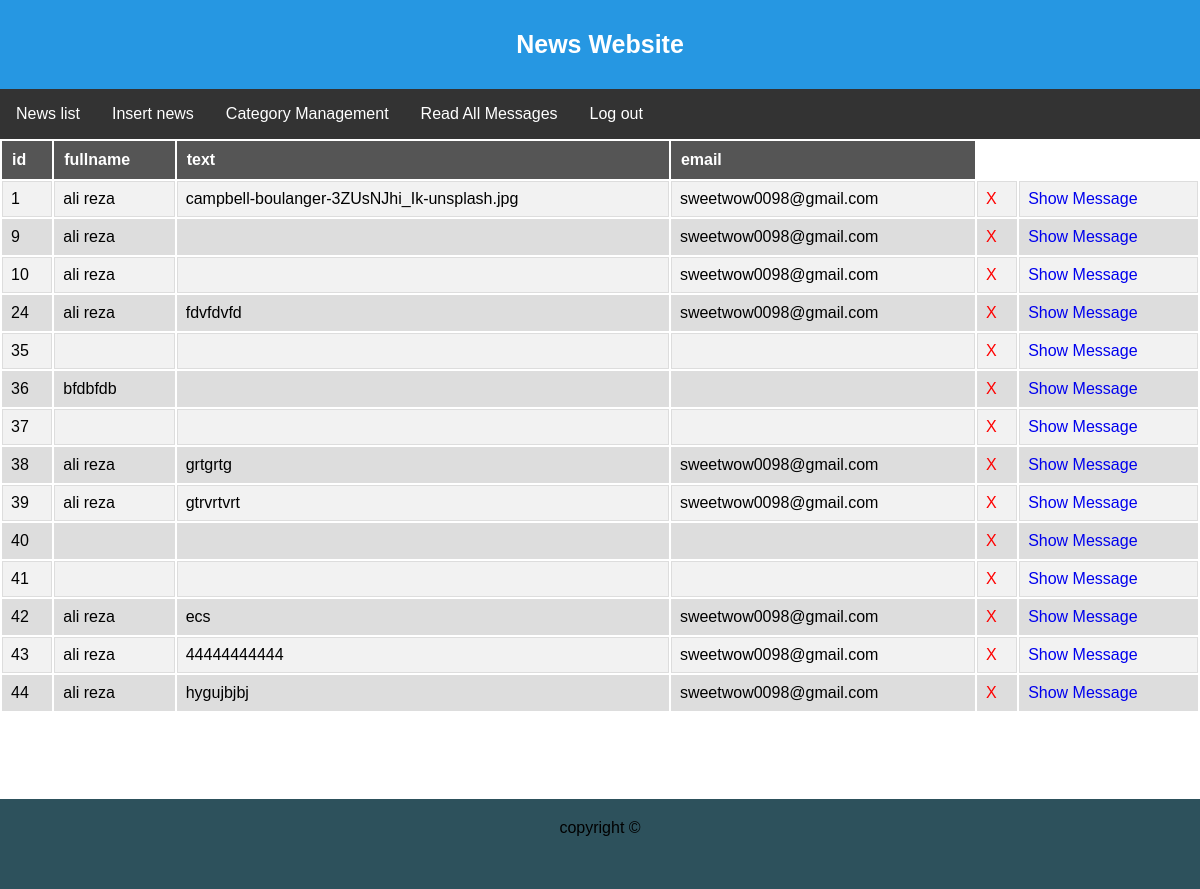
The page /admin/show_messages (signed in) on the database as committed earlier.
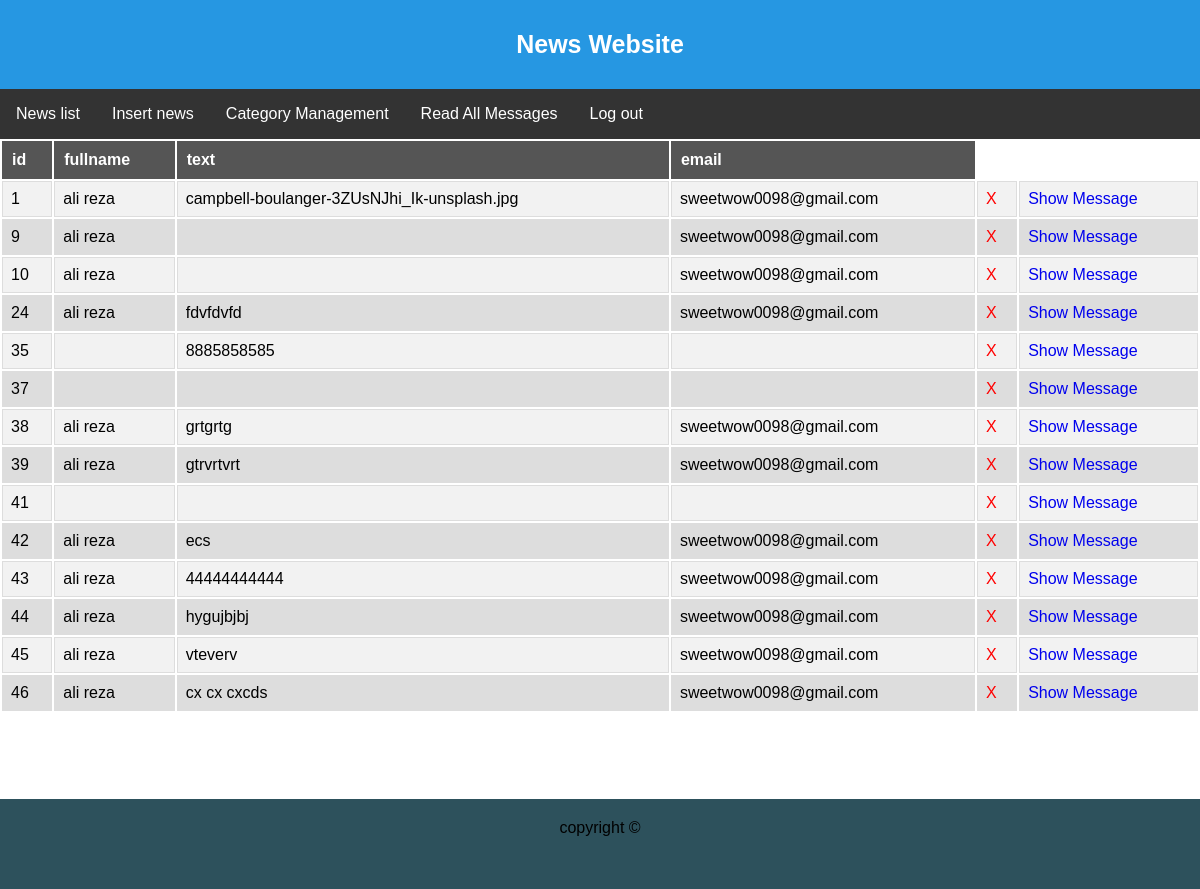
The same page on the database as committed later.
### tables this page shows
CREATE TABLE `contact` (
  `id` int(11) NOT NULL,
  `fullname` varchar(100) NOT NULL,
  `email` varchar(100) NOT NULL,
  `text` text NOT NULL
);

### Lib/View.php (called while the page is built, shortened)
<?php
	class View
	{
		public function render($view_name, $data = null)
		{
			require "Views/" . $view_name . ".php";
		}
	}

### Lib/Bootstrap.php (called while the page is built, shortened)
<?php
	class Bootstrap
	{
		function __construct()
		{
		  if(!isset($_GET['page']) || $_GET['page'] == "index.php")
		  {
			$page= "main";
		  } else {
			$page = $_GET['page'];
		  }
		  $arr = explode("/", $page);
		  $controller = new $ctrl();
		  $controller->loadModel($arr[0]);
		  if(isset($arr[1])){
			  $method = $arr[1];
		  } else {
			  $method = "index";
		  }
		  $controller->{$method}();
		}
	}

### index.php (called while the page is built, shortened)
<?php
  include('Lib/Bootstrap.php');
  include('Lib/Controller.php');
  include('Lib/View.php');
  include('Lib/DB.php');
  $app = new Bootstrap();
  ?>

### Lib/Controller.php (called while the page is built, shortened)
<?php
	class Controller
	{
		public function loadModel($model_name){
			$model = "Models/" . ucwords($model_name) . ".php";
		    if(file_exists($model)){
		        $this->model = new $model_name();
            }
        }
	}

### Lib/DB.php (called while the page is built, shortened)
<?php
    class DB
    {
        function __construct()
        {
            $this->db = new mysqli(HOST, DB_USERNAME, DB_PASS, DB_NAME);
            mysqli_set_charset($this->db,"utf8");
        }
        public function db_exec($sql)
        {
            return $this->db->query($sql);
        }
    }

### Models/Contact.php (called while the page is built, shortened)
<?php
  class Contact extends DB
  {
    public function c_getall()
    {
      return $this->db_exec("SELECT * FROM contact");
    }
  }

### Views/admin/all_messages.php (the view, shortened to what this page needs)
<table>
	<tr>
		<th>id</th>
		<th>fullname</th>
		<th>text</th>
		<th>email</th>
	</tr>
	<?php
		while($message = $allmessages->fetch_assoc()){
	?>
	<tr>
		<td><?php echo $message["id"]; ?></td>
		<td><?php echo $message["fullname"]; ?></td>
		<td><?php echo $message["text"]; ?></td>
		<td><?php echo $message["email"]; ?></td>
		<td><a class="remove" href="./delete_messages&id=<?php echo $message["id"]; ?>">X</a></td>
		<td><a class="text" href="./show1_message&id=<?php echo $message["id"]; ?>">Show Message</a></td>
	</tr>
	<?php
		}
	?>
</table>
<br>
		<br>

### Controllers/adminController.php (shortened to what this page needs)
<?php
  class adminController extends Controller
  {
    private function is_admin()
    {
        if(isset($_SESSION['is_admin']) && $_SESSION['is_admin'])
        {
            return true;
        } else {
            return false;
        }
    }
	public function show_messages ()
	{
		if($this->is_admin())
		{
			$allmessages = $this->model->c_getall();
			$data['allmessages'] = $allmessages;
			$this->view->render("admin/_include/header_view");
			$this->view->render("admin/all_messages", $data);
			$this->view->render("front/_include/footer_view");
		}
		else
		{
			$this->index();
		}
	}
  }

### Views/admin/_include/header_view.php (shortened to what this page needs)
<html>
<head>
    <link rel="stylesheet" href="<?= BASE_URL ?>public/assets/admin/css/style.css">
</head>
<body>
<div class="site-header">
        <h1>
            <a class="site-title" href="<?= BASE_URL ?>">News Website</a>
        </h1>
</div>
    <div class="navbar">
        <ul>
            <a href="/admin/getNews">News list</a>
            <a href="/admin/addNews">Insert news</a>
            <a href="/admin/cat_mang">Category Management</a>
            <a href="/admin/show_messages">Read All Messages</a>
            <a href="/admin/logout">Log out</a>
        </ul>
    </div>

### Views/front/_include/footer_view.php (shortened to what this page needs)
        <div class="push"></div>
        <div class="site-footer">
            copyright ©
        </div>
    </body>
</html>

### public/assets/admin/css/style.css (style rules this page uses)
* { font-family: "Trebuchet MS", "tahoma", Helvetica, sans-serif; margin: 0; padding: 0; }
td, th { font-family: "Trebuchet MS", "tahoma", Helvetica, sans-serif; border: 1px solid #ddd; padding: 8px; }
tr:nth-child(even) { background-color: #f2f2f2; }
th { padding-top: 12px; padding-bottom: 12px; text-align: left; background-color: #4caf50; color: white; }
body { display: flex; flex-direction: column; }
.site-header { background: rgb(38, 151, 226); padding: 30px 0; text-align: center; }
.site-footer { background: rgb(45, 81, 92); padding: 20px 0; text-align: center; flex-shrink: 0; }
.site-footer, .push { height: 50px; }
.site-title { color: #fff; font-size: 25px; }
.form-group .require, a.remove { color: rgb(255, 0, 0); }
a:visited, a:link, a.link { text-decoration: none; }
.navbar { overflow: hidden; background-color: #333; font-family: Arial; }
.navbar a { float: left; font-size: 16px; color: white; text-align: center; padding: 16px 16px; text-decoration: none; }

### Views/admin/all_messages.php (style rules this page uses)
* { margin: 0; padding: 0; }
th { background: #555; color: #fff; padding: 10px; border: none; }
tr:nth-child(odd) { background: #ddd; }
.remove { color: #f00; }

Rows that differ between the two databases and show on the page:
removed contact: id "36", fullname "bfdbfdb"
removed contact: id "40"
changed contact id 35: text (not shown) → "8885858585"
added contact: id "45", fullname "ali reza", text "vteverv", email "sweetwow0098@gmail.com"
added contact: id "46", fullname "ali reza", text "cx cx cxcds", email "sweetwow0098@gmail.com"
